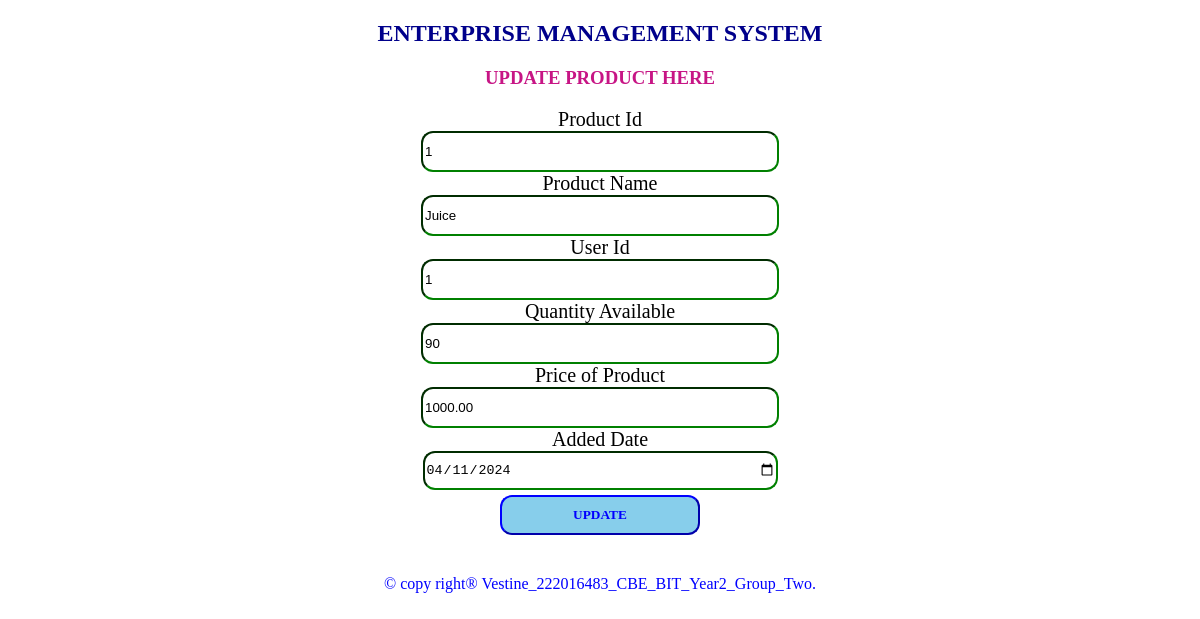
The page /editproduct.php?product_id=1 on the database its author committed.
### tables this page shows
CREATE TABLE `product` (
  `product_id` int(11) NOT NULL,
  `productname` varchar(100) DEFAULT NULL,
  `user_id` int(11) DEFAULT NULL,
  `quantityavailable` int(11) DEFAULT NULL,
  `price` decimal(10,2) DEFAULT NULL,
  `add_date` date NOT NULL DEFAULT current_timestamp()
);

### editproduct.php (the view, shortened to what this page needs)
<?php
include"dbconnection.php";
if ($_SERVER['REQUEST_METHOD'] == 'GET') {
  $product_id = $_GET["product_id"];
    $sql = "SELECT * FROM product WHERE product_id=$product_id";
    $result = $connection->query($sql);
    if ($result->num_rows > 0) {
        $row = $result->fetch_assoc();
        $productname = $row["productname"];
        $user_id = $row["user_id"];
        $quantityavailable = $row["quantityavailable"];
        $price = $row["price"];
        $add_date = $row["add_date"];
    } else {
        header("location: /Enterprise_management_system/viewproduct.php");
        exit;
    }
}
?>
<!DOCTYPE html>
<html>
<head>
</head>
<body>
<center>
	<h2>ENTERPRISE MANAGEMENT SYSTEM </h2>
	<h3 style="color:mediumvioletred;">UPDATE PRODUCT HERE</h3>
	<section class="forms">
<form method="POST" onsubmit="return confirmUpdate();">
	<label>Product Id</label><br>
    <input type="text" name="product_id" class="input" readonly value="<?php echo $product_id;?>"><br>
    <label>Product Name</label><br>
    <input type="text" name="productname" class="input" value="<?php echo $productname;?>"><br>
    <label>User Id</label><br>
     <input type="text" name="user_id" class="input" readonly value="<?php echo $user_id;?>"><br>
    <label>Quantity Available</label><br>
    <input type="text" name="quantityavailable" value="<?php echo $quantityavailable;?>" class="input"><br>
    <label>Price of Product</label><br>
    <input type="text" name="price" value="<?php echo $price;?>" class="input"><br>
    <label>Added Date</label><br>
    <input type="date" name="add_date" value="<?php echo $add_date;?>" class="input"><br>
    <input type="submit" name="submit" value="UPDATE" class="sb">
</form>
</section>
</center>
		<footer>
			<p style="color:blue; text-align: center; margin-top:40px;">&copy copy right&reg Vestine_222016483_CBE_BIT_Year2_Group_Two. </p>
		</footer>
</body>
</html>

### editproduct.php (style rules this page uses)
h2 { font-family:Castellar; color: darkblue; }
label { font-family: elephant; font-size: 20px; }
.sb { font-family:Georgia; padding: 10px; border-color: blue; background-color: skyblue; width: 200px; margin-top: 5px; border-radius: 12px; font-weight: bold; color: blue; }
.input { width: 350px; height: 35px; border-radius: 12px; border-color: green; }

### rows shown on the page
product: productname "Juice", user_id "1", quantityavailable "90", price "1000.00", add_date "04/11/2024"
